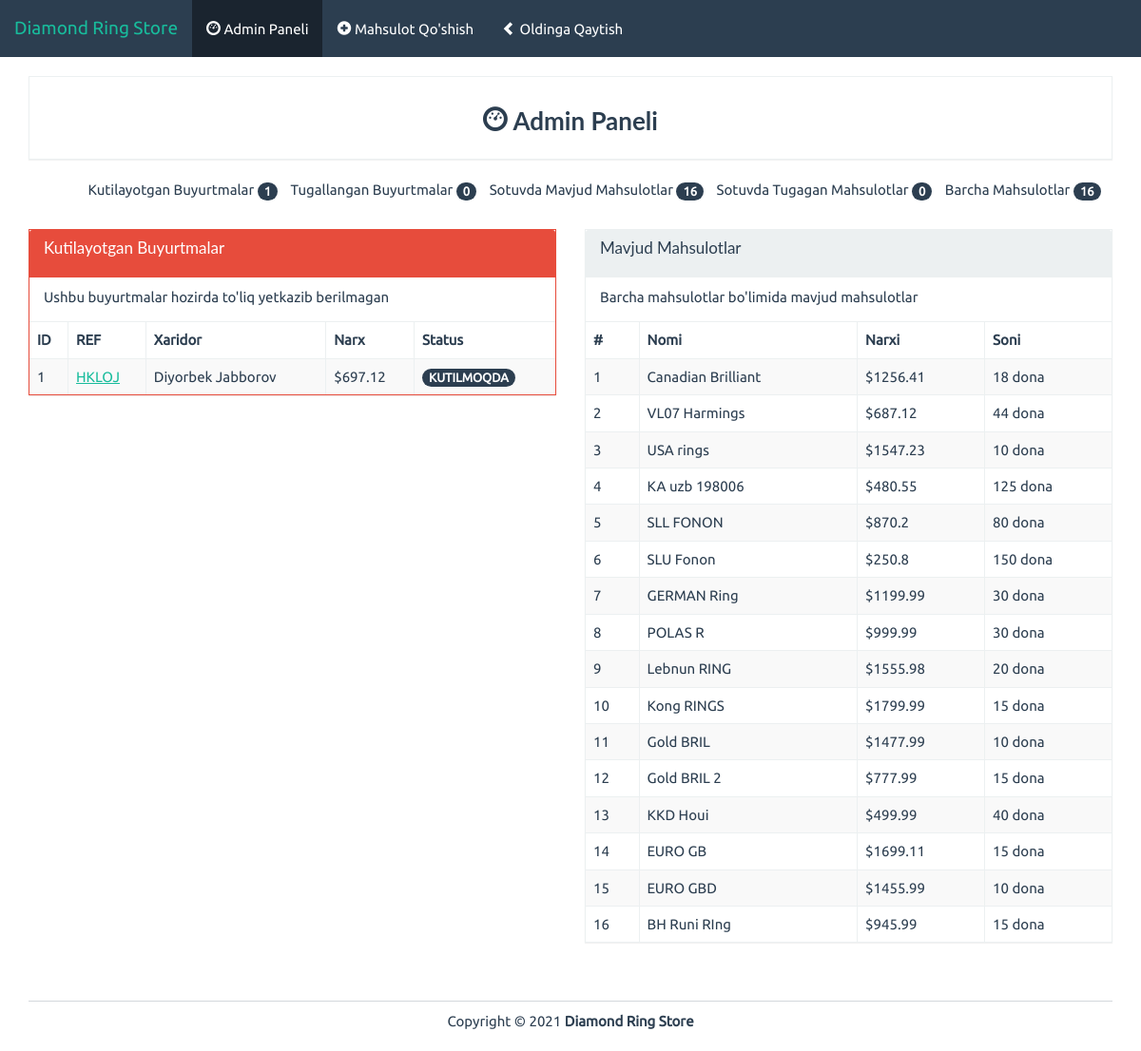
The page /admin on the database its author committed.
### app.py (models this page shows, shortened)
class Order(db.Model):
    id = db.Column(db.Integer, primary_key=True)
    reference = db.Column(db.String(5))
    first_name = db.Column(db.String(20))
    last_name = db.Column(db.String(20))
    phone_number = db.Column(db.Integer)
    email = db.Column(db.String(50))
    address = db.Column(db.String(100))
    city = db.Column(db.String(100))
    region = db.Column(db.String(50))
    country = db.Column(db.String(40))
    status = db.Column(db.String(15))
    payment_type = db.Column(db.String(20))
    items = db.relationship('Order_Item', backref='order', lazy=True)
    def order_total(self):
        return db.session.query(
            db.func.sum(Order_Item.quantity * Product.price)
        ).join(Product).filter(Order_Item.order_id == self.id).scalar() + 1000

class Product(db.Model):
    id = db.Column(db.Integer, primary_key=True)
    name = db.Column(db.String(50), unique=True)
    price = db.Column(db.Integer) # in cents
    stock = db.Column(db.Integer)
    description = db.Column(db.String(500))
    image = db.Column(db.String(100))
    orders = db.relationship('Order_Item', backref='product', lazy=True)

### app.py (the view)
@app.route('/admin')
def admin():
    products = Product.query.all()
    products_in_stock = Product.query.filter(Product.stock > 0).count()
    orders = Order.query.all()
    return render_template('admin/index.html', admin=True, products=products,
                           products_in_stock=products_in_stock, orders=orders
                           )

### templates/admin/index.html (shortened to what this page needs)
{% extends "base.html" %}
{% block body %}
<div class="row pad">
	<div class="col-lg-12">
		<div class="panel panel-default">
			<div class="panel-body text-center">
				<h3 class="bold"><i class="glyphicon glyphicon-dashboard"></i> Admin Paneli</h3>
			</div>
		</div>
	</div>
	<div class="col-lg-12">
		<ul class="summary">
			<li class="">Kutilayotgan Buyurtmalar <span class="badge">{{ orders|length }}</span></li>
			<li class="">Tugallangan Buyurtmalar <span class="badge">0</span></li>
			<li class="">Sotuvda Mavjud Mahsulotlar <span class="badge">{{ products_in_stock }}</span></li>
			<li class="">Sotuvda Tugagan Mahsulotlar <span class="badge">{{ products|length - products_in_stock }}</span></li>
			<li class="">Barcha Mahsulotlar <span class="badge">{{ products|length }}</span></li>
		</ul>
	</div>
</div>
<div class="row pad">
	<div class="col-lg-6 pad">
		<div class="panel panel-danger">
			<div class="panel-heading">
				<h3 class="panel-title">Kutilayotgan Buyurtmalar</h3>
			</div>
			<div class="panel-body">
				Ushbu buyurtmalar hozirda to'liq yetkazib berilmagan
			</div>
			<div class="table-responsive">
				<table class="table table-striped table-bordered">
					<thead>
						<tr>
							<th>ID</th><th>REF</th><th>Xaridor</th><th>Narx</th><th>Status</th>
						</tr>
					</thead>
					<tbody>
                        {% for order in orders %}
						<tr>
							<td>{{ order.id }}</td>
							<td><a href="{{ url_for('order', order_id=order.id) }}">{{ order.reference }}</a></td>
							<td>{{ order.first_name + ' ' + order.last_name }}</td>
							<td>&dollar;{{ order.order_total() / 100 }}</td>
							<td><span class="badge">{{ order.status }}</span></td>
						</tr>
                        {% endfor %}
					</tbody>
				</table>
			</div>
		</div>
	</div>
	<div class="col-lg-6 pad">
		<div class="panel panel-default">
			<div class="panel-heading">
				<h3 class="panel-title">Mavjud Mahsulotlar</h3>
			</div>
			<div class="panel-body">
				Barcha mahsulotlar bo'limida mavjud mahsulotlar
			</div>
			<div class="table-responsive">
				<table class="table table-striped table-bordered">
					<thead>
						<tr>
							<th>#</th><th>Nomi</th><th>Narxi</th><th>Soni</th>
						</tr>
					</thead>
					<tbody>
                        {% for product in products %}
						<tr>
							<td>{{ product.id }}</td>
							<td>{{ product.name }}</td>
							<td>&dollar;{{ product.price / 100 }}</td>
							<td>{{ product.stock }} dona</td>
						</tr>
                        {% endfor %}
					</tbody>
				</table>
			</div>
		</div>
	</div>
</div>
{% endblock %}

### static/css/styles.css (style rules this page uses)
body { font-family: Ubuntu, verdana, georgia, serif, sans-serif; }
a, a:hover, a:active, a:focus, a:visited { text-decoration: none; }
.bold { font-weight: bolder !important; }
table { width: 100%; }
div.panel, .btn, .navbar { border-radius: 0; }
.pad { margin-top: 10px !important; }
div.panel-body { padding-top: 10px; }
.panel-title { margin-bottom: 10px; }
ul.summary { list-style-type: none; text-align: center; }
ul.summary > li { display: inline-block; padding-left: 10px; }

### rows shown on the page
Order: id "1", reference "HKLOJ", first_name+last_name "Diyorbek Jabborov", order "697.12", status "KUTILMOQDA"
Product: id "1", name "Canadian Brilliant", product.price/100 "1256.41", stock "18"
Product: id "2", name "VL07 Harmings", product.price/100 "687.12", stock "44"
Product: id "3", name "USA rings", product.price/100 "1547.23", stock "10"
Product: id "4", name "KA uzb 198006", product.price/100 "480.55", stock "125"
Product: id "5", name "SLL FONON", product.price/100 "870.2", stock "80"
Product: id "6", name "SLU Fonon", product.price/100 "250.8", stock "150"
Product: id "7", name "GERMAN Ring", product.price/100 "1199.99", stock "30"
Product: id "8", name "POLAS R", product.price/100 "999.99", stock "30"
Product: id "9", name "Lebnun RING", product.price/100 "1555.98", stock "20"
Product: id "10", name "Kong RINGS", product.price/100 "1799.99", stock "15"
Product: id "11", name "Gold BRIL", product.price/100 "1477.99", stock "10"
Product: id "12", name "Gold BRIL 2", product.price/100 "777.99", stock "15"
Product: id "13", name "KKD Houi", product.price/100 "499.99", stock "40"
Product: id "14", name "EURO GB", product.price/100 "1699.11", stock "15"
Product: id "15", name "EURO GBD", product.price/100 "1455.99", stock "10"
Product: id "16", name "BH Runi RIng", product.price/100 "945.99", stock "15"

### other values the page prints
{{ orders|length }} "1"
{{ products_in_stock }} "16"
{{ products|length - products_in_stock }} "0"
{{ products|length }} "16"
